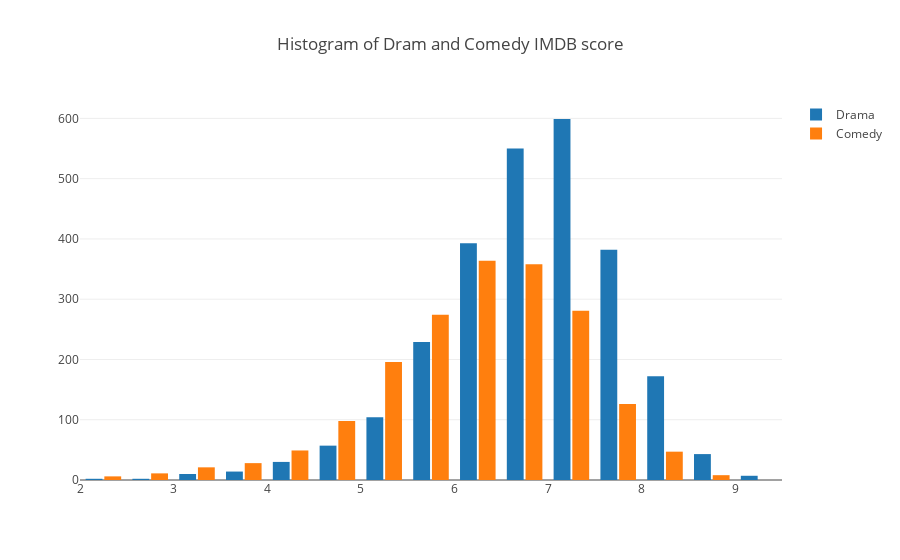

Here is the notebook cell this chart was saved with:
### Markdown cell above
- If we want to compare the histogram of two groups, we can add one more element to our data list.
- For example, the imdb score of two different genres.

### Code cell
drama_imdb = df_genre.loc[df_genre.genres=='Drama']['imdb_score']
comedy_imdb = df_genre.loc[df_genre.genres=='Comedy']['imdb_score']
# or
#groups = df[['genres','imdb_score']].groupby('genres')
#drama_imdb = groups.get_group('Drama').imdb_score
#comedy_imdb = groups.get_group('Comedy').imdb_score


getbins = lambda t:{'start':t.min(),'end':t.max(), 'size':0.5}

trace0 = Histogram(x=drama_imdb,
                   name='Drama',
                   xbins=getbins(drama_imdb))

trace1 = Histogram(x=comedy_imdb,
                   name='Comedy',
                   xbins=getbins(drama_imdb))

data = [trace0, trace1]

layout = Layout(title="Histogram of Dram and Comedy IMDB score",
               bargroupgap=0.1)
fig = Figure(data=data, layout=layout)

plotly.offline.iplot(fig, show_link=False, image_width=600, image_height=400)

### Figure 1 — Plotly figure (JSON) as saved in the notebook; plotly's stock layout.template omitted (floating-point values rounded to 4 significant figures; data arrays with more than 128 entries replaced by an {"elided": "..."} marker saying what was removed)
{"data": [{"name": "Drama", "type": "histogram", "x": {"elided": "2594 float values"}, "xbins": {"end": 9.3, "size": 0.5, "start": 2}}, {"name": "Comedy", "type": "histogram", "x": {"elided": "1872 float values"}, "xbins": {"end": 9.3, "size": 0.5, "start": 2}}], "layout": {"bargroupgap": 0.1, "title": "Histogram of Dram and Comedy IMDB score"}}
